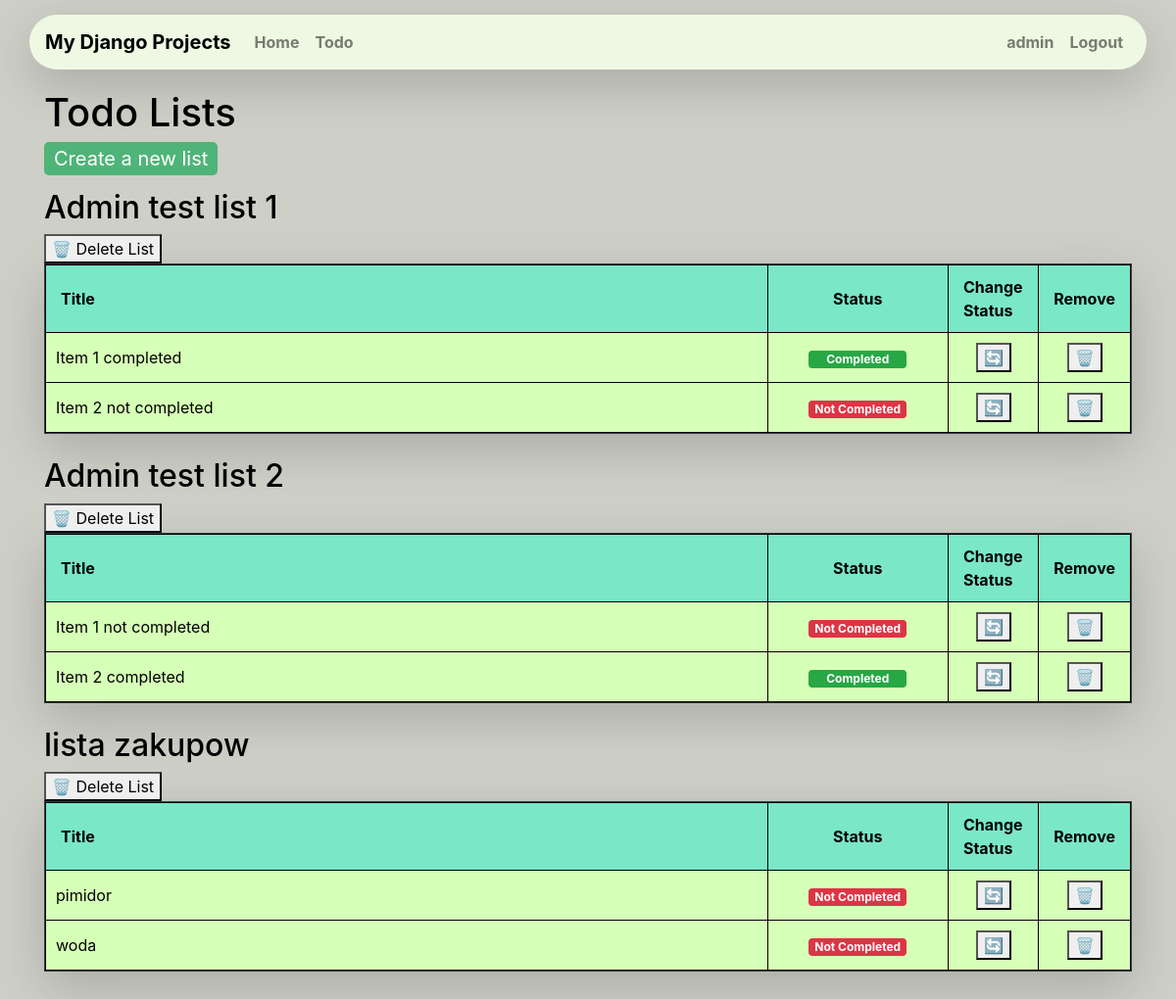
Before: /todos/ (signed in) with the older database file.
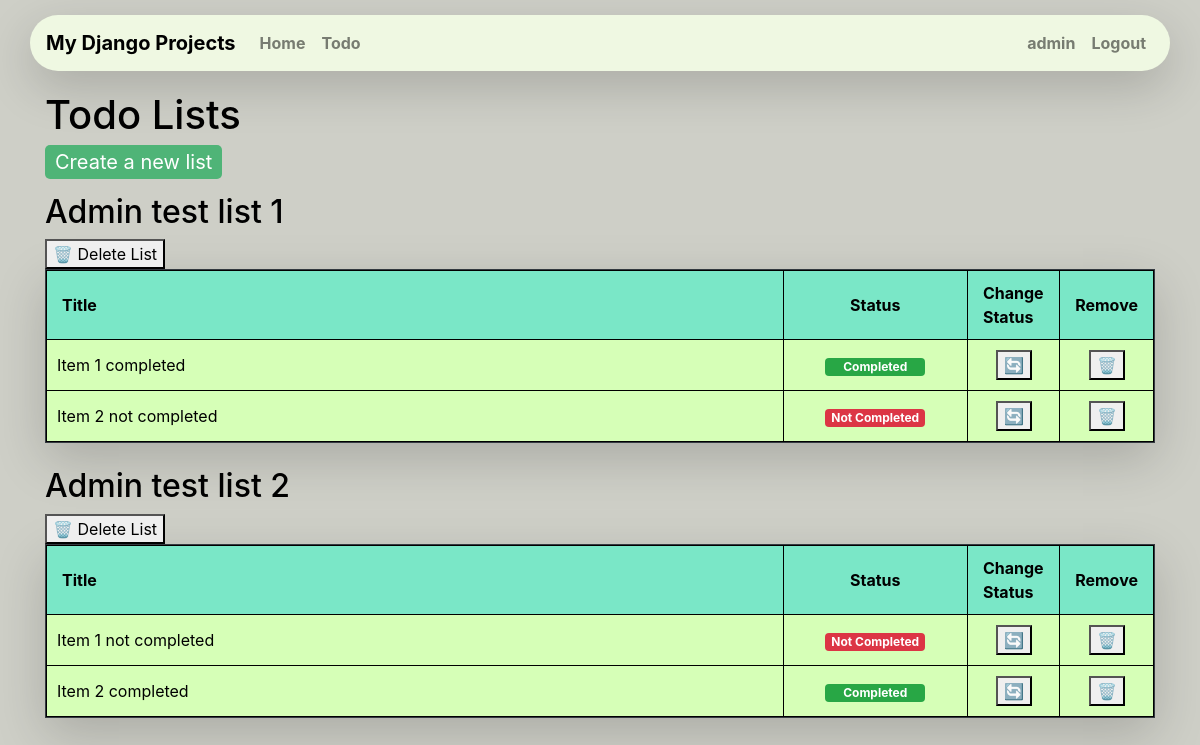
After: the same page with the newer database file.
### myapp/models.py (models this page shows, shortened)
class TodoList(models.Model):
    user = models.ForeignKey(User, on_delete=models.CASCADE)
    title = models.CharField(max_length=200, verbose_name="List Name")
    created_at = models.DateTimeField(default=timezone.now)

class TodoItem(models.Model):
    todo_list = models.ForeignKey(TodoList, on_delete=models.CASCADE)
    title = models.CharField(max_length=200, verbose_name="Item Name")
    completed = models.BooleanField(default=False)
    created_at = models.DateTimeField(default=timezone.now)

### myapp/views.py (the view)
# urls.py: path("todos/", views.todos, name="todos"),
@login_required
def todos(request):
    user = request.user
    lists = TodoList.objects.filter(user=user)
    items = TodoItem.objects.filter(todo_list__in=lists)
    return render(request, "todos.html", {"todos": items, "lists": lists})

### myapp/templates/todos.html (shortened to what this page needs)
{% extends "base.html" %} {% block title %}Todos{% endblock title %}
{% block content %}
<p>
    <h1>Todo Lists</h1>
    <a class="create-link" href="{% url 'todo_create' %}">Create a new list</a>
</p>
{% for list in lists %}
    <h2>{{ list.title }}</h2>
    <form action="{% url 'delete_todo_list' list.id %}" method="POST" style="display:inline;">
        <button type="submit" onclick="return confirm('Are You sure to remove the list?')">🗑️ Delete List</button>
    </form>
    <div class="table-responsive shadow-lg border border-dark">
        <table class="col-12">
            <thead>
                <tr>
                    <th class="col-8">Title</th>
                    <th class="col-2 text-center">Status</th>
                    <th class="col-1">Change Status</th>
                    <th class="col-1">Remove</th>
                </tr>
            </thead>
            <tbody>
                {% for todo in list.todoitem_set.all %}
                    <tr>
                        <td>{{ todo.title }}</td>
                        <td class="text-center">
                            {% if todo.completed %}
                                <span class="badge badge-success">Completed</span>
                            {% else %}
                                <span class="badge badge-danger">Not Completed</span>
                            {% endif %}
                        </td>
                        <td class="text-center">
                            <form action="{% url 'change_todo_item_status' todo.id %}" method="POST" style="display:inline;">
                                <button type="submit" onclick="return confirm('Are You sure to change the components status?')">🔄️</button>
                            </form>
                        </td>
                        <td class="text-center">
                            <form action="{% url 'delete_todo_item' todo.id %}" method="POST" style="display:inline;">
                                <button type="submit" onclick="return confirm('Are You sure to remove the component?')">🗑️</button>
                            </form>
                        </td>
                    </tr>
                {% endfor %}
            </tbody>
        </table>
    </div><br>
{% endfor %}
{% endblock content %}

Changed rows visible on the page:
removed TodoList: title "lista zakupow"
removed TodoItem: title "pimidor", completed "Not Completed", shown under "lista zakupow"
removed TodoItem: title "woda", completed "Not Completed", shown under "lista zakupow"
